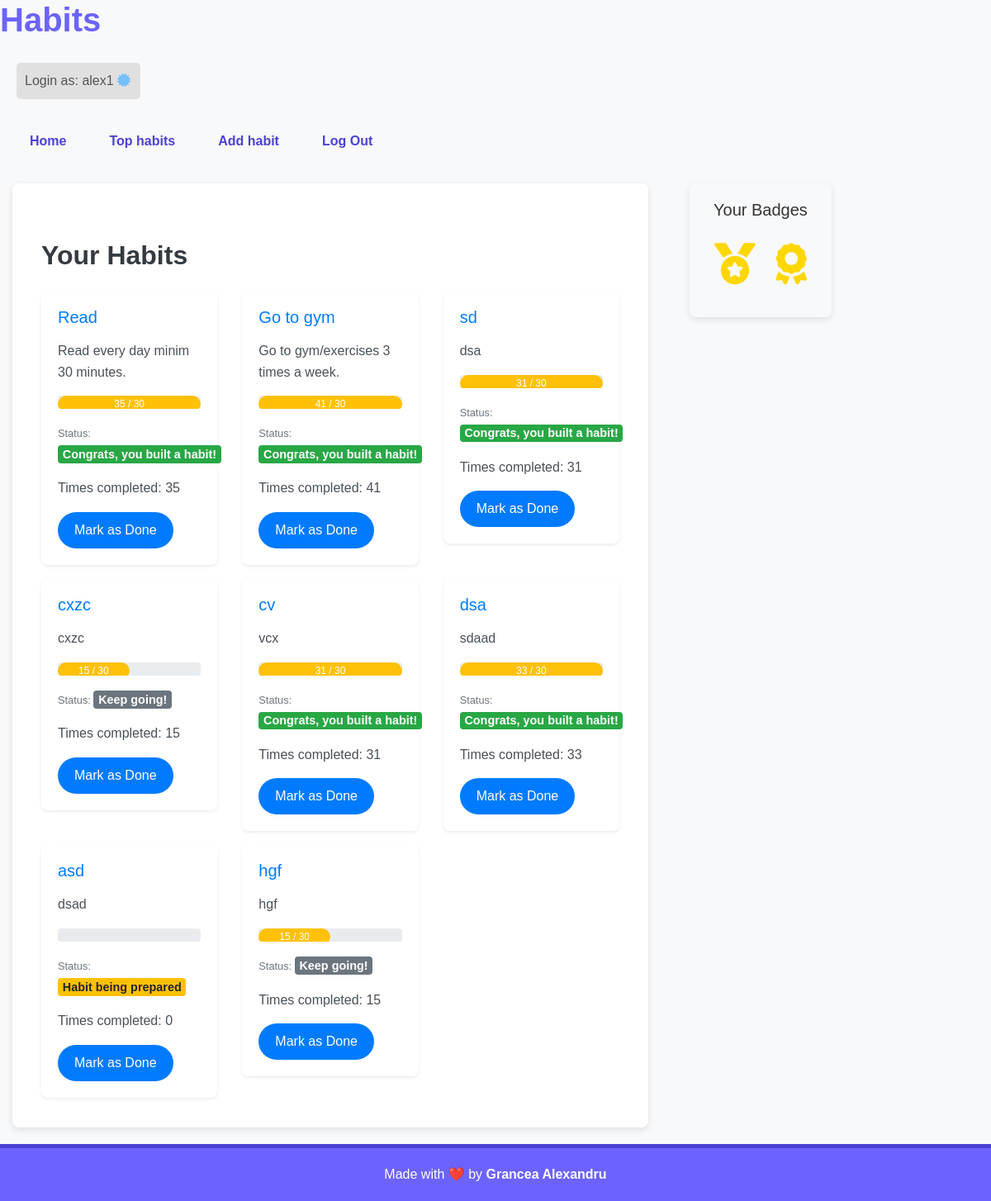
The page /main (signed in) on the database as committed earlier.
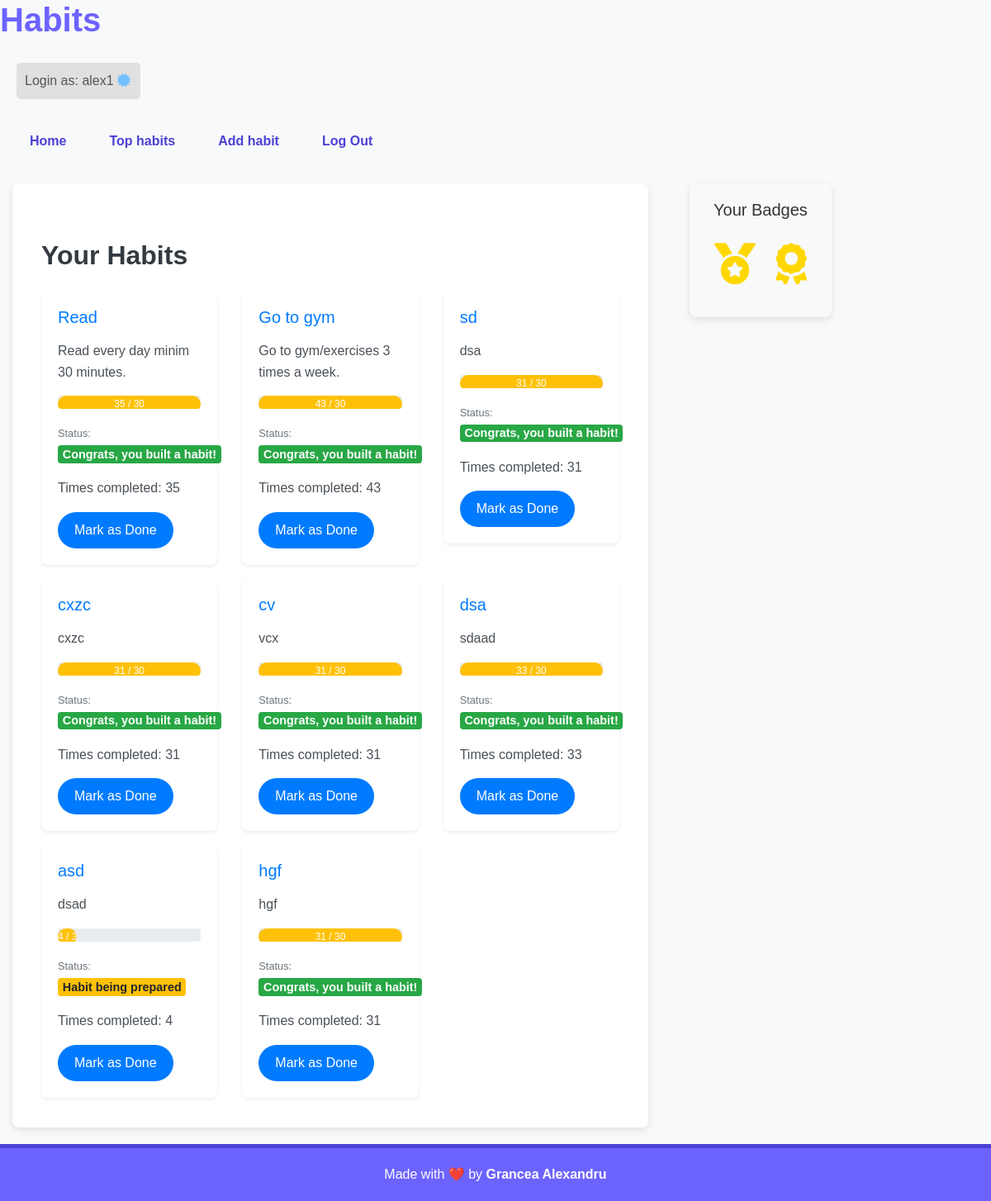
The same page on the database as committed later.
### habits/models.py (models this page shows, shortened)
class User(AbstractUser):
    pass

class Habit(models.Model):
    user = models.ForeignKey(User, on_delete=models.CASCADE, related_name="habits")
    habit = models.CharField(max_length=64)
    description = models.CharField(max_length=255)
    status = models.CharField(max_length=64, default="Habit being formed")
    times_completed = models.IntegerField(default=0)
    private = models.BooleanField(default=False)

### habits/views.py (the view)
# urls.py: path('main', views.main_page, name='main_page'),
def main_page(request):
    habits = Habit.objects.filter(user=request.user)
    total_completed = 0
    for habit in habits:
        if habit.times_completed >= 30:
            total_completed += 1
    user_badges = get_badge(total_completed)
    return render(request, "habits/main_page.html", {
        "habits": habits,
        "user_badges": user_badges
    })

### habits/templatetags/custom_filters.py (called while the page is built)
@register.filter
def percentage(value, max_value):
    try:
        return (value / max_value) * 100
    except (ValueError, ZeroDivisionError):
        return 0

@register.filter
def get_badge(total_completed):
    user_badges = []
    if total_completed >= 1:
        user_badges.append("Starter Badge")
    if total_completed >= 5:
        user_badges.append("Consistency Badge")
    if total_completed >= 10:
        user_badges.append("Master Badge")
    return user_badges

### templates/habits/main_page.html (shortened to what this page needs)
{% extends "habits/layout.html" %}
{% load custom_filters %}
{% block body %}
    <div class="container mt-5">
        <div class="header">
            <h2>Your Habits</h2>
        </div>
        {% if habits %}
            <div class="habit-list mt-4">
                <div class="row">
                    {% for habit in habits %}
                        <div class="col-md-4 mb-3">
                            <div class="card shadow-sm habit-card" id="habit-card-{{ habit.id }}">
                                <div class="card-body">
                                    <h5 class="card-title">{{ habit.habit }}</h5>
                                    <p class="card-text">{{ habit.description }}</p>
                                <div class="progress">
                                    <div id="progress-bar-{{ habit.id }}" class="progress-bar bg-warning"
                                         role="progressbar"
                                         style="width: {{ habit.times_completed|percentage:30 }}%;"
                                         aria-valuenow="{{ habit.times_completed }}"
                                         aria-valuemin="0"
                                         aria-valuemax="30">
                                        {{ habit.times_completed }} / 30
                                    </div>
                                </div>
                                <p class="card-text">
                                    <small class="text-muted">Status:
                                        <span id="status-{{ habit.id }}">
                                            {% if habit.times_completed >= 30 %}
                                                <span class="badge badge-success">Congrats, you built a habit! </span>
                                            {% elif habit.times_completed >= 25 %}
                                                <span class="badge badge-primary">Almost there!</span>
                                            {% elif habit.times_completed >= 10 %}
                                                <span class="badge badge-secondary"> Keep going! </span>
                                            {% else %}
                                                <span class="badge badge-warning">Habit being prepared</span>
                                            {% endif %}
                                        </span>
                                    </small>
                                </p>
                                <p class="card-text">
                                    Times completed: <span id="times-completed-{{ habit.id }}">{{ habit.times_completed }}</span>
                                </p>
                                <button class="btn btn-primary btn-sm mark-done-btn" data-habit-id="{{ habit.id }}">Mark as Done</button>
                                </div>
                            </div>
                        </div>
                    {% endfor %}
                </div>
            </div>
        {% else %}
            <div class="alert alert-info text-center mt-4" role="alert">
                You don't have any habits yet. <a href="{% url 'add_habit' %}" class="alert-link">Add a new habit</a> to get started!
            </div>
        {% endif %}
    </div>
{% endblock %}

### templates/habits/layout.html (shortened to what this page needs)
{% load static %}
{% load custom_filters %}
<!DOCTYPE html>
<html lang="en">
<head>
    <link rel="stylesheet" href="https://stackpath.bootstrapcdn.com/bootstrap/4.4.1/css/bootstrap.min.css">
    <link href="{% static 'habits/style.css' %}" rel="stylesheet">
    <link rel="stylesheet" href="https://cdnjs.cloudflare.com/ajax/libs/font-awesome/6.0.0-beta3/css/all.min.css">
</head>
<body>
    <div class="header">
        <h1>Habits</h1>
    </div>
    {% if user.is_authenticated %}
        <div class="login-status">
            Login as: {{ user.username }} <i class="fa-solid fa-certificate" style="color: #74C0FC;"></i>
        </div>
    {% endif %}
    <nav class="navbar navbar-expand-lg navbar-light bg-light">
        <div class="nav-links">
            {% if user.is_authenticated %}
                <li class="nav-item">
                    <a class="nav-link" href="{% url 'main_page' %}">Home</a>
                </li>
                <li class="nav-item">
                    <a class="nav-link" href="{% url 'top_habits' %}">Top habits</a>
                </li>
                <li class="nav-item">
                    <a class="nav-link" href="{% url 'add_habit' %}"> Add habit</a>
                </li>
                <li class="nav-item">
                    <a class="nav-link" href="{% url 'logout' %}">Log Out</a>
                </li>
            {% endif %}
        </div>
    </nav>
    <div class="container-fluid">
        <div class="row">
            <div class="col-md-8">
                <div class="main-content">
                    {% block body %}
                    {% endblock %}
                </div>
            </div>
            {% if user.is_authenticated %}
                <div class="col-md-4">
                    <div class="badge-section">
                        <h5>Your Badges</h5>
                        {% for badge in user_badges %}
                            <div class="reward-badge">
                               {% if badge == "Starter Badge" %}
                                    <i class="fas fa-medal starter-badge" title="Starter Badge"></i>
                               {% elif badge == "Consistency Badge" %}
                                    <i class="fas fa-award consistency-badge" title="Consistency Badge"></i>
                               {% elif badge == "Master Badge" %}
                                    <i class="fas fa-trophy master-badge" title="Master Badge"></i>
                               {% endif %}
                            </div>
                        {% empty %}
                            <p>No badges earned yet.</p>
                        {% endfor %}
                    </div>
                </div>
            {% endif %}
        </div>
    </div>
    <div class="footer">
        Made with ❤️ by <strong> Grancea Alexandru</strong>
    </div>
</body>
</html>

### habits/static/habits/style.css (style rules this page uses)
body { font-family: Arial, sans-serif; background-color: #f9f9f9; color: #333; margin: 0; padding: 0; }
html, body { height: 100%; margin: 0; display: flex; flex-direction: column; }
.navbar { background-color: #6c63ff; padding: 10px 20px; }
.nav-links { display: flex; justify-content: center; gap: 20px; list-style-type: none; padding: 0; margin: 0; }
.nav-link { color: #4b42d3 !important; font-weight: bold; font-size: 16px; text-decoration: none; }
h1, h2, h3 { color: #6c63ff; font-weight: bold; }
p, li { line-height: 1.6; font-size: 16px; }
.btn { background-color: #FF5733; color: #fff; border: none; border-radius: 25px; padding: 10px 20px; font-size: 16px; cursor: pointer; transition: background-color 0.3s ease, transform 0.2s ease; }
.progress-bar { background-color: #6c63ff; height: 20px; border-radius: 10px; transition: width 0.5s ease; }
.badge-section { width: fit-content; margin: 0 auto; text-align: center; }
.reward-badge { display: inline-block; margin: 10px 5px; text-align: center; box-shadow: none; background-color: transparent; padding: 0; border-radius: 0; font-size: 14px; }
.badge-section i.fas { font-size: 50px; margin: 10px 5px; color: #ffd700; }
.starter-badge { color: #ffeb3b; }
.consistency-badge { color: #ff5722; }
.footer { text-align: center; padding: 20px; background-color: #6c63ff; color: #fff; border-top: 5px solid #4b42d3; margin-top: 20px; position: relative; width: 100%; }
.login-status { font-size: 16px; color: #555; background-color: #e0e0e0; padding: 10px; text-align: left; margin: 20px 0 20px 20px; max-width: 150px; border-radius: 5px; }
body { font-family: 'Arial', sans-serif; background-color: #f8f9fa; }
.container { max-width: 900px; margin: auto; }
.header h2 { color: #343a40; }
.text-muted { color: #6c757d; }
.habit-card { border: none; border-radius: 8px; background-color: #ffffff; transition: box-shadow 0.3s ease; }
.habit-card .card-title { font-size: 1.25rem; color: #007bff; }
.habit-card .card-text { color: #495057; }
.habit-card .badge { font-size: 0.9rem; }
.btn-primary { background-color: #007bff; border-color: #007bff; }
.container { max-width: 1100px; }
.btn { transition: all 0.2s ease-in-out; }
.btn-primary { background-color: #007bff; border-color: #007bff; color: #ffffff; }
.progress { margin-bottom: 1rem; }
.card-text { margin-top: 1rem; }
.main-content { padding: 20px; background-color: #ffffff; border-radius: 8px; box-shadow: 0px 3px 8px rgba(0, 0, 0, 0.1); margin-top: 20px; }
.badge-section { padding: 20px; background-color: #f8f9fa; border-radius: 8px; box-shadow: 0px 3px 8px rgba(0, 0, 0, 0.1); margin-top: 20px; margin-left: 20px; }

Rows that differ between the two databases and show on the page:
changed Habit "Go to gym": times_completed "41" → "43"
changed Habit "cxzc": times_completed "15" → "31"; times_completed "Keep going!" → "Congrats, you built a habit!"
changed Habit "asd": times_completed (not shown) → "4"; times_completed "0" → "4"
changed Habit "hgf": times_completed "15" → "31"; times_completed "Keep going!" → "Congrats, you built a habit!"
